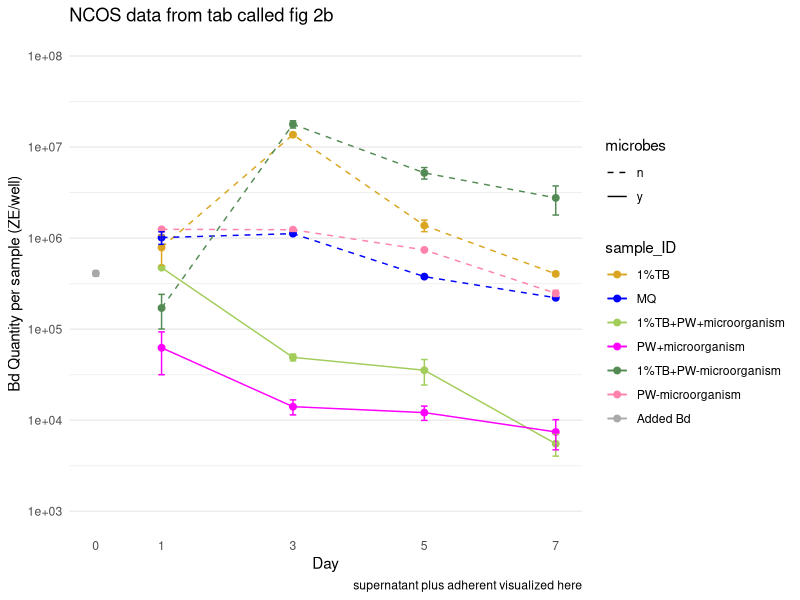
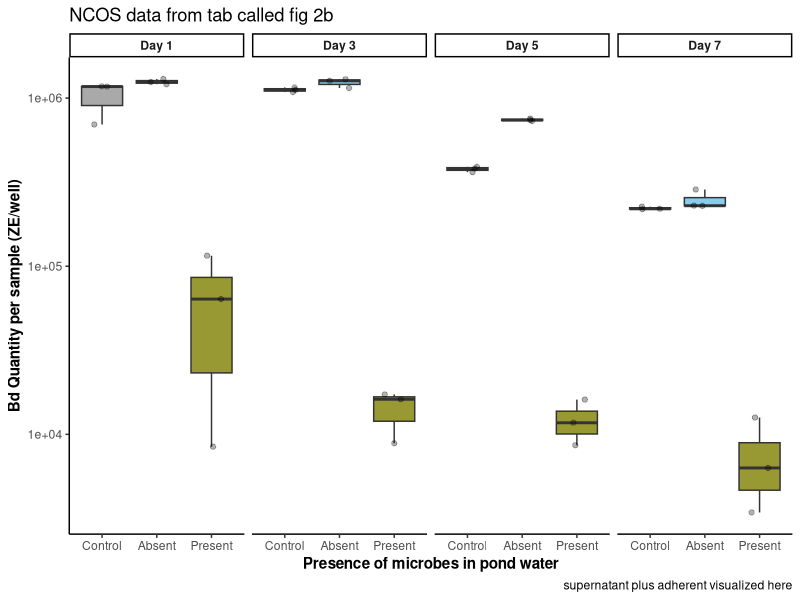
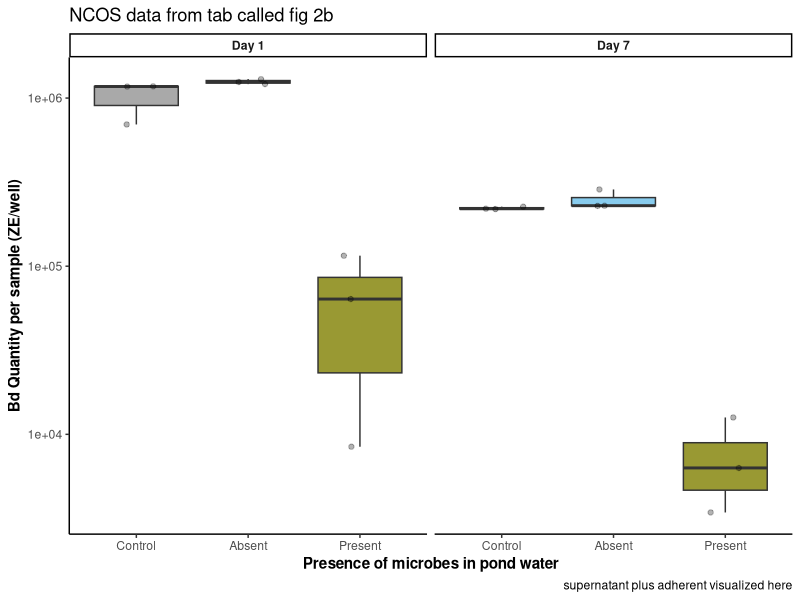

Recreate these plots in R, in order.
## ---- chunk 1
#| warning: false

## read in and clean data
library(tidyverse) # for cleaning and viewing data
library(here) # for importing data
library(ggpubr)
library(rstatix)
library(ggplot2)
library(car)
library(multcomp)
library(nlme)

fig_2b <- read.csv(here("data", "final_NCOS_2024_reformatted_for_R.xlsx - Fig2B.csv"))
fig_3b <- read.csv(here("data", "final_NCOS_2024_reformatted_for_R.xlsx - Fig3B.csv"))
fig_4b <- read.csv(here("data", "final_NCOS_2024_reformatted_for_R.xlsx - Fig4B.csv"))

with_microbes_40_color <- "#999933"
no_microbes_.22_color <- "#88ccee"
## ---- chunk 2
# add column for microbes or no
fig_2b <- fig_2b %>% 
  mutate(microbes = case_when(
    str_detect(sample_ID, "\\+microorganism") ~ "y",
    TRUE ~ "n"
  )) %>% 
  # add column for TB or no
  mutate(TB = case_when(
    str_detect(sample_ID, "TB") ~ "y",
    TRUE ~ "n"
  )) %>% 
  # add column for PW or no
  mutate(PW = case_when(
    str_detect(sample_ID, "PW") ~ "y",
    TRUE ~ "n"
  ))
## ---- chunk 3
fig2b_summary <- fig_2b %>% 
  group_by(day, sample_ID) %>% 
  reframe(mean = mean(adh_plus_sup), # calculate the mean
            n = length(adh_plus_sup), # count the number of observations
            df = n - 1, # calculate the degrees of freedom
            sd = sd(adh_plus_sup), # calculate the standard deviation
            se = sd/sqrt(n), # calculate the standard error
          ) %>% 
  mutate(microbes = case_when(
    str_detect(sample_ID, "\\+microorganism") ~ "y",TRUE ~ "n")) %>% 
  # add column for TB or no
  mutate(TB = case_when(str_detect(sample_ID, "TB") ~ "y", TRUE ~ "n")) %>% 
  # add column for PW or no
  mutate(PW = case_when(str_detect(sample_ID, "PW") ~ "y", TRUE ~ "n")) 

fig2b_summary %>% 
  # reorder to match Renwei's plot
  mutate(sample_ID = factor(sample_ID, 
                            levels = c("1%TB", "MQ", "1%TB+PW+microorganism", "PW+microorganism", "1%TB+PW-microorganism", "PW-microorganism", "Added Bd"))) %>% 

  ggplot(aes(x = day, 
           y = mean, 
           color = sample_ID)) +
  geom_point(size = 2) +
  geom_errorbar(aes(ymin = mean - se, # plot the standard error
                    ymax = mean + se),
                width = 0.1) +
    geom_line(aes(linetype = microbes)) + 
  scale_y_log10(limits = c(1e3, 1e8), 
                breaks = c(1e3, 1e4, 1e5, 1e6, 1e7, 1e8)) +
  # vibes
  labs(x = "Day",
       y = "Bd Quantity per sample (ZE/well)",
       title = "NCOS data from tab called fig 2b",
       caption = "supernatant plus adherent visualized here") +
  scale_color_manual(values = c("1%TB" = "goldenrod", 
                                "MQ" = "blue", 
                                "1%TB+PW+microorganism" = "darkolivegreen3", 
                                "PW+microorganism" = "magenta", 
                                "1%TB+PW-microorganism" = "palegreen4", 
                                "PW-microorganism" = "palevioletred1",
                                "Added Bd" = "darkgrey")) + # Assign specific colors to match RC's plot
  scale_linetype_manual(values = c("n" = "dashed", 
                                   "y" = "solid")) +
  theme_minimal() +
  theme(
    panel.grid.major.x = element_blank(), # Remove major vertical grid lines
    panel.grid.minor.x = element_blank()) + # Remove minor vertical grid lines
  scale_x_continuous(breaks = c(0, 1, 3, 5, 7))
## ---- chunk 4
fig_2b %>% 
  filter(day != 0 ) %>%
  filter(TB != "y") %>% # remove all treatments with TB broth
 # filter(day != 3 & day != 5) %>% 
  
  ggplot(aes(y= adh_plus_sup, x = sample_ID, fill = sample_ID)) + 
    geom_boxplot() +
  geom_jitter(width = 0.2, alpha = 0.3) +
  scale_y_log10() + 
   facet_wrap(~day, nrow = 1, labeller = labeller(day = c("1" = "Day 1", "3" = "Day 3", 
                                                          "5" = "Day 5", "7" = "Day 7"))) +
    scale_fill_manual(values = c("PW+microorganism" = with_microbes_40_color, 
                                "PW-microorganism" = no_microbes_.22_color,
                                "MQ" = "darkgrey")) +
  scale_x_discrete (labels= c("PW+microorganism" = "Present", "PW-microorganism" = "Absent", "MQ" = "Control")) +
  labs(x = "Presence of microbes in pond water",
       y = "Bd Quantity per sample (ZE/well)",
       title = "NCOS data from tab called fig 2b",
       caption = "supernatant plus adherent visualized here") +
  theme_classic() +
   theme(legend.position = "none",
         strip.text = element_text(face="bold"),
         axis.title = element_text(face = "bold"))
## ---- chunk 5
fig_2b %>% 
  filter(day != 0 ) %>%
  filter(TB != "y") %>% # remove all treatments with TB broth
 filter(day != 3 & day != 5) %>% 
  
  ggplot(aes(y= adh_plus_sup, x = sample_ID, fill = sample_ID)) + 
    geom_boxplot() +
  geom_jitter(width = 0.2, alpha = 0.3) +
  scale_y_log10() + 
   facet_wrap(~day, nrow = 1, labeller = labeller(day = c("1" = "Day 1", "7" = "Day 7"))) +
    scale_fill_manual(values = c("PW+microorganism" = with_microbes_40_color, 
                                "PW-microorganism" = no_microbes_.22_color,
                                "MQ" = "darkgrey")) +
  scale_x_discrete (labels= c("PW+microorganism" = "Present", "PW-microorganism" = "Absent", "MQ" = "Control")) +
  labs(x = "Presence of microbes in pond water",
       y = "Bd Quantity per sample (ZE/well)",
       title = "NCOS data from tab called fig 2b",
       caption = "supernatant plus adherent visualized here") +
  theme_classic() +
   theme(legend.position = "none",
         strip.text = element_text(face="bold"),
         axis.title = element_text(face = "bold"))
## ---- chunk 6
# partI_total_diff_40um %>% 
#  ggqqplot("rate_loss", title = "Untransformed Bd in both floating and floating rate_loss between day 1 and 7 qqPlot") # good enough
# shapiro.test(partI_total_diff_40um$rate_loss) # normal, yay!
# hist(partI_total_diff_40um$rate_loss) # good enough
# 
# partI_total_diff.22um%>% 
#  ggqqplot("rate_loss", title = "Untransformed Bd in both floating and floating rate_loss between day 1 and 7 qqPlot") # gorgeous
# shapiro.test(partI_total_diff.22um$rate_loss) # normal, yay!
# hist(partI_total_diff.22um$rate_loss) # good enough
# 
# # visualize the comparison I am making
# partI_total_diff %>%
# ggplot(aes(y= rate_loss, x = filter)) + 
#     geom_boxplot() +
#   geom_jitter() +
#   ggtitle("Visualizing comparison for paired t-test on the rate_loss")
## ---- chunk 7
